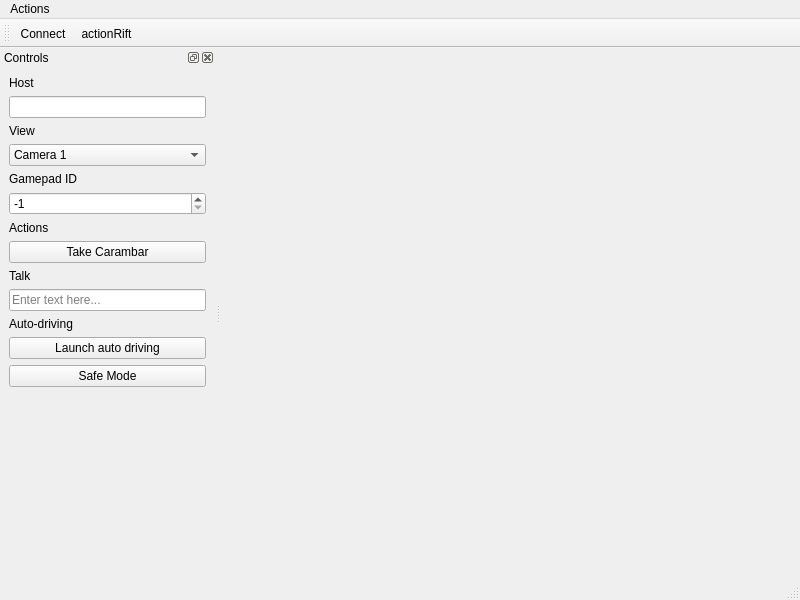
<?xml version="1.0" encoding="UTF-8"?>
<ui version="4.0">
 <class>MainWindow</class>
 <widget class="QMainWindow" name="MainWindow">
  <property name="geometry">
   <rect>
    <x>0</x>
    <y>0</y>
    <width>800</width>
    <height>600</height>
   </rect>
  </property>
  <property name="windowTitle">
   <string>NaoCar Remote</string>
  </property>
  <widget class="QWidget" name="centralwidget">
   <layout class="QHBoxLayout" name="horizontalLayout">
    <item>
     <widget class="StreamDisplay" name="streamView" native="true"/>
    </item>
   </layout>
  </widget>
  <widget class="QMenuBar" name="menubar">
   <property name="geometry">
    <rect>
     <x>0</x>
     <y>0</y>
     <width>800</width>
     <height>22</height>
    </rect>
   </property>
   <widget class="QMenu" name="menuActions">
    <property name="title">
     <string>Actions</string>
    </property>
    <addaction name="actionDisconnect"/>
   </widget>
   <addaction name="menuActions"/>
  </widget>
  <widget class="QStatusBar" name="statusbar"/>
  <widget class="QToolBar" name="toolBar">
   <property name="windowTitle">
    <string>toolBar</string>
   </property>
   <attribute name="toolBarArea">
    <enum>TopToolBarArea</enum>
   </attribute>
   <attribute name="toolBarBreak">
    <bool>false</bool>
   </attribute>
   <addaction name="actionConnect"/>
   <addaction name="actionRift"/>
  </widget>
  <widget class="QDockWidget" name="Controls">
   <property name="minimumSize">
    <size>
     <width>215</width>
     <height>437</height>
    </size>
   </property>
   <property name="allowedAreas">
    <set>Qt::LeftDockWidgetArea|Qt::RightDockWidgetArea</set>
   </property>
   <property name="windowTitle">
    <string>Controls</string>
   </property>
   <attribute name="dockWidgetArea">
    <number>1</number>
   </attribute>
   <widget class="QWidget" name="dockWidgetContents">
    <layout class="QVBoxLayout" name="verticalLayout_2">
     <item>
      <widget class="QLabel" name="label_6">
       <property name="text">
        <string>Host</string>
       </property>
      </widget>
     </item>
     <item>
      <widget class="QLineEdit" name="hostInput"/>
     </item>
     <item>
      <widget class="QLabel" name="label_5">
       <property name="text">
        <string>View</string>
       </property>
      </widget>
     </item>
     <item>
      <widget class="QComboBox" name="viewComboBox">
       <item>
        <property name="text">
         <string>Camera 1</string>
        </property>
       </item>
       <item>
        <property name="text">
         <string>Camera 2</string>
        </property>
       </item>
       <item>
        <property name="text">
         <string>OpenCV</string>
        </property>
       </item>
      </widget>
     </item>
     <item>
      <widget class="QLabel" name="label">
       <property name="maximumSize">
        <size>
         <width>16777215</width>
         <height>20</height>
        </size>
       </property>
       <property name="text">
        <string>Gamepad ID</string>
       </property>
      </widget>
     </item>
     <item>
      <widget class="QSpinBox" name="gamepadID">
       <property name="minimum">
        <number>-1</number>
       </property>
       <property name="value">
        <number>-1</number>
       </property>
      </widget>
     </item>
     <item>
      <widget class="QLabel" name="label_2">
       <property name="text">
        <string>Actions</string>
       </property>
      </widget>
     </item>
     <item>
      <widget class="QPushButton" name="carambarButton">
       <property name="text">
        <string>Take Carambar</string>
       </property>
      </widget>
     </item>
     <item>
      <widget class="QLabel" name="label_3">
       <property name="text">
        <string>Talk</string>
       </property>
      </widget>
     </item>
     <item>
      <widget class="QLineEdit" name="talkInput">
       <property name="placeholderText">
        <string>Enter text here...</string>
       </property>
      </widget>
     </item>
     <item>
      <widget class="QLabel" name="label_4">
       <property name="text">
        <string>Auto-driving</string>
       </property>
      </widget>
     </item>
     <item>
      <widget class="QPushButton" name="autoDrivingButton">
       <property name="text">
        <string>Launch auto driving</string>
       </property>
      </widget>
     </item>
     <item>
      <widget class="QPushButton" name="safeModeButton">
       <property name="text">
        <string>Safe Mode</string>
       </property>
      </widget>
     </item>
     <item>
      <spacer name="verticalSpacer">
       <property name="orientation">
        <enum>Qt::Vertical</enum>
       </property>
       <property name="sizeHint" stdset="0">
        <size>
         <width>20</width>
         <height>40</height>
        </size>
       </property>
      </spacer>
     </item>
    </layout>
   </widget>
  </widget>
  <action name="actionConnect">
   <property name="icon">
    <iconset resource="../Resources/Ui.qrc">
     <normaloff>:/connect.png</normaloff>:/connect.png</iconset>
   </property>
   <property name="text">
    <string>Connect</string>
   </property>
  </action>
  <action name="actionRift">
   <property name="icon">
    <iconset resource="../Resources/Ui.qrc">
     <normaloff>:/oculus.png</normaloff>:/oculus.png</iconset>
   </property>
   <property name="text">
    <string>actionRift</string>
   </property>
  </action>
  <action name="actionDisconnect">
   <property name="text">
    <string>Disconnect</string>
   </property>
  </action>
 </widget>
 <customwidgets>
  <customwidget>
   <class>StreamDisplay</class>
   <extends>QWidget</extends>
   <header location="global">StreamDisplay.hpp</header>
   <container>1</container>
  </customwidget>
 </customwidgets>
 <resources>
  <include location="../Resources/Ui.qrc"/>
 </resources>
 <connections/>
</ui>
